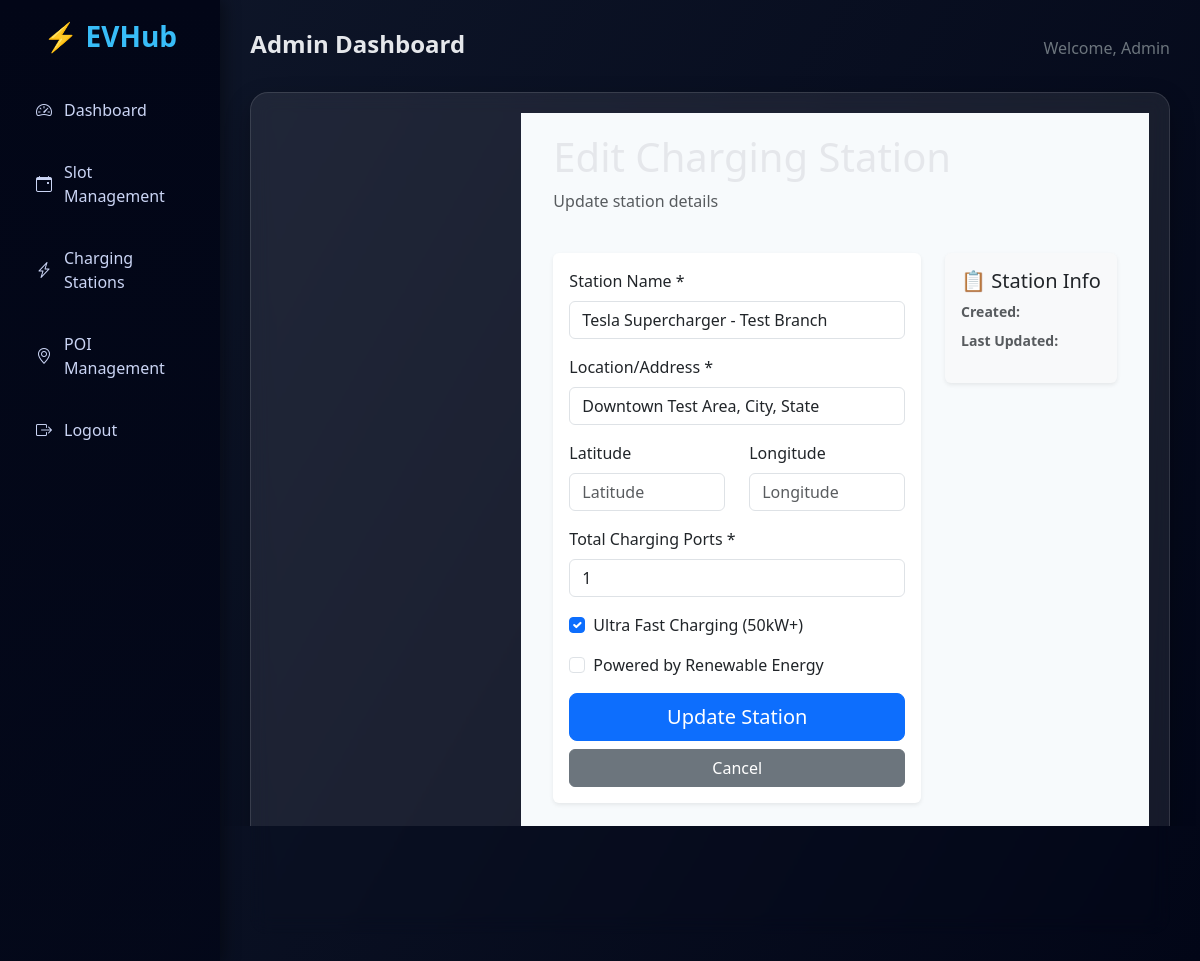
Screenshot of /admin-station/37/update/ (signed in) with the database file from the repository.
### core/models.py (models this page shows, shortened)
class ChargingStation(models.Model):
    name = models.CharField(max_length=150)
    location = models.CharField(max_length=255)
    latitude = models.DecimalField(max_digits=9, decimal_places=6, null=True, blank=True)
    longitude = models.DecimalField(max_digits=9, decimal_places=6, null=True, blank=True)
    total_ports = models.PositiveIntegerField(default=1)
    ultra_fast = models.BooleanField(default=False)
    powered_by_renewables = models.BooleanField(default=False)
    created_at = models.DateTimeField(auto_now_add=True)

### core/views.py (the view, shortened to what this page needs)
# urls.py: path('admin-station/<int:station_id>/update/', views.admin_station_update, name='admin_station_update'),
@user_passes_test(is_admin)
@login_required
@user_passes_test(is_admin)
def admin_station_update(request, station_id):
    station = get_object_or_404(ChargingStation, id=station_id)
    if request.method == "GET":
        return render(request, 'core/admin_station_edit.html', {'station': station})

### core/views.py (called while the page is built)
def is_admin(user):
    return user.is_staff or user.is_superuser

### core/templates/core/admin_station_edit.html (shortened to what this page needs)
{% extends 'core/admin_base.html' %}
{% block content %}
<div style="display: flex; min-height: 100vh;">
    <div style="flex-grow: 1; margin-left: 250px; padding: 20px; background-color: #f7fafc;">
        <div class="container">
            <div class="row mb-4">
                <div class="col-md-12">
                    <h1>Edit Charging Station</h1>
                    <p class="text-muted">Update station details</p>
                </div>
            </div>
            <div class="row">
                <div class="col-md-8">
                    <div class="card border-0 shadow-sm">
                        <div class="card-body">
                            <form method="POST">
                                <div class="mb-3">
                                    <label class="form-label" for="id_name">Station Name *</label>
                                    <input type="text" class="form-control" id="id_name" name="name" value="{{ station.name }}" placeholder="Station Name" required>
                                </div>
                                <div class="mb-3">
                                    <label class="form-label" for="id_location">Location/Address *</label>
                                    <input type="text" class="form-control" id="id_location" name="location" value="{{ station.location }}" placeholder="Location/Address" required>
                                </div>
                                <div class="row">
                                    <div class="col-md-6">
                                        <div class="mb-3">
                                            <label class="form-label" for="id_latitude">Latitude</label>
                                            <input type="number" class="form-control" id="id_latitude" name="latitude" value="{{ station.latitude }}" step="0.000001" placeholder="Latitude">
                                        </div>
                                    </div>
                                    <div class="col-md-6">
                                        <div class="mb-3">
                                            <label class="form-label" for="id_longitude">Longitude</label>
                                            <input type="number" class="form-control" id="id_longitude" name="longitude" value="{{ station.longitude }}" step="0.000001" placeholder="Longitude">
                                        </div>
                                    </div>
                                </div>
                                <div class="mb-3">
                                    <label class="form-label" for="id_total_ports">Total Charging Ports *</label>
                                    <input type="number" class="form-control" id="id_total_ports" name="total_ports" value="{{ station.total_ports }}" min="1" required>
                                </div>
                                <div class="form-check mb-3">
                                    <input class="form-check-input" type="checkbox" id="id_ultra_fast" name="ultra_fast" {% if station.ultra_fast %}checked{% endif %}>
                                    <label class="form-check-label" for="id_ultra_fast">
                                        Ultra Fast Charging (50kW+)
                                    </label>
                                </div>
                                <div class="form-check mb-3">
                                    <input class="form-check-input" type="checkbox" id="id_powered_by_renewables" name="powered_by_renewables" {% if station.powered_by_renewables %}checked{% endif %}>
                                    <label class="form-check-label" for="id_powered_by_renewables">
                                        Powered by Renewable Energy
                                    </label>
                                </div>
                                <div class="d-grid gap-2">
                                    <button type="submit" class="btn btn-primary btn-lg">Update Station</button>
                                    <a href="{% url 'owner_manage_stations' %}" class="btn btn-secondary">Cancel</a>
                                </div>
                            </form>
                        </div>
                    </div>
                </div>
                <div class="col-md-4">
                    <div class="card border-0 shadow-sm bg-light">
                        <div class="card-body">
                            <h5 class="card-title">📋 Station Info</h5>
                            <p class="small text-muted mb-2">
                                <strong>Created:</strong> {{ owner_station.created_at|date:"Y-m-d H:i" }}
                            </p>
                            <p class="small text-muted">
                                <strong>Last Updated:</strong> {{ owner_station.updated_at|date:"Y-m-d H:i" }}
                            </p>
                        </div>
                    </div>
                </div>
            </div>
        </div>
    </div>
</div>
{% endblock %}

### core/templates/core/admin_base.html (style rules this page uses)
body { min-height: 100vh; background: linear-gradient(120deg, #0f172a, #020617); font-family: "Segoe UI", sans-serif; display: flex; color: #e5e7eb; }

### rows the page displays
ChargingStation: name "Tesla Supercharger - Test Branch", location "Downtown Test Area, City, State", total_ports "1", ultra_fast "☑"
